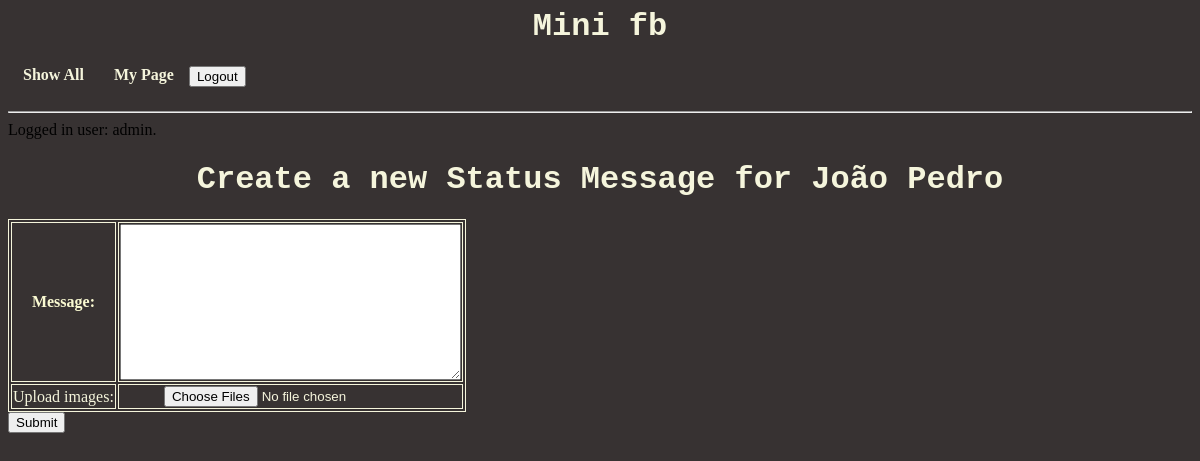
The page /mini_fb/profile/create_status (signed in) on the database as committed earlier.
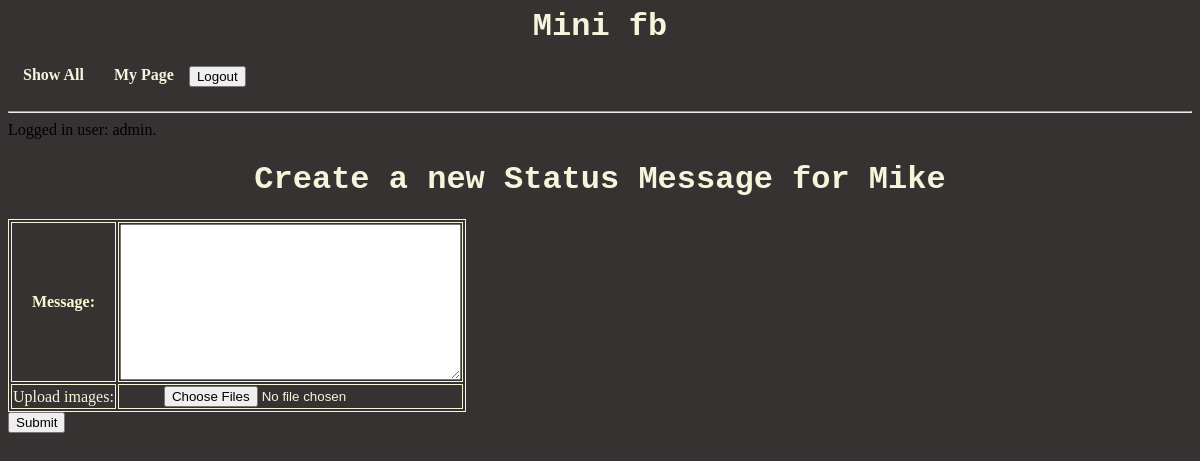
The same page on the database as committed later.
### mini_fb/models.py (models this page shows, shortened)
class Profile(models.Model):
    first_name = models.TextField(blank=True)
    last_name = models.TextField(blank=True)
    city = models.TextField(blank=True)
    email = models.TextField(blank=True)
    profile_image_url = models.URLField(blank=True)
    user = models.ForeignKey(User, on_delete=models.CASCADE)

### mini_fb/views.py (the view, shortened to what this page needs)
# urls.py: path('profile/create_status', CreateStatusMessageView.as_view(), name='create_status'),
class CreateStatusMessageView(CustomLoginRequiredMixin, CreateView):
    form_class = CreateStatusMessageForm
    template_name = "mini_fb/create_status_form.html"
    def get_context_data(self):
        context = super().get_context_data()
        pk = Profile.objects.filter(user=self.request.user)[0].pk
        profile = Profile.objects.get(pk=pk)
        context['profile'] = profile
        return context

### mini_fb/forms.py
class CreateStatusMessageForm(forms.ModelForm):
    class Meta:
        model = StatusMessage
        fields = ['message']

### mini_fb/views.py (called while the page is built)
    def get_context_data(self):
        context = super().get_context_data()
        if self.request.user.is_authenticated:
            logged_in_user = self.request.user
            profile = Profile.objects.filter(user=logged_in_user)[0]
        else:
            logged_in_user = None
            profile = None
        context['logged_profile'] = profile
        return context

### mini_fb/templates/mini_fb/create_status_form.html (shortened to what this page needs)
{% extends 'mini_fb/base.html' %}
{% block content %}
<h1>Create a new Status Message for {{profile.first_name}}</h1>
<form action="{% url 'create_status' %}" method="POST" enctype="multipart/form-data">
    <table>
    {{form.as_table}}
    <tr>
        <td>Upload images: </td>
        <td>
            <input type="file" name = "files" multiple/>
        </td>
    </tr>
    </table>
    <input type="submit" name="submit" value="Submit">
</form>
{% endblock %}

Rows that differ between the two databases and show on the page:
no longer on this page (row edited): Profile: first_name "João Pedro"
now on this page (row unchanged): Profile: first_name "Mike"
